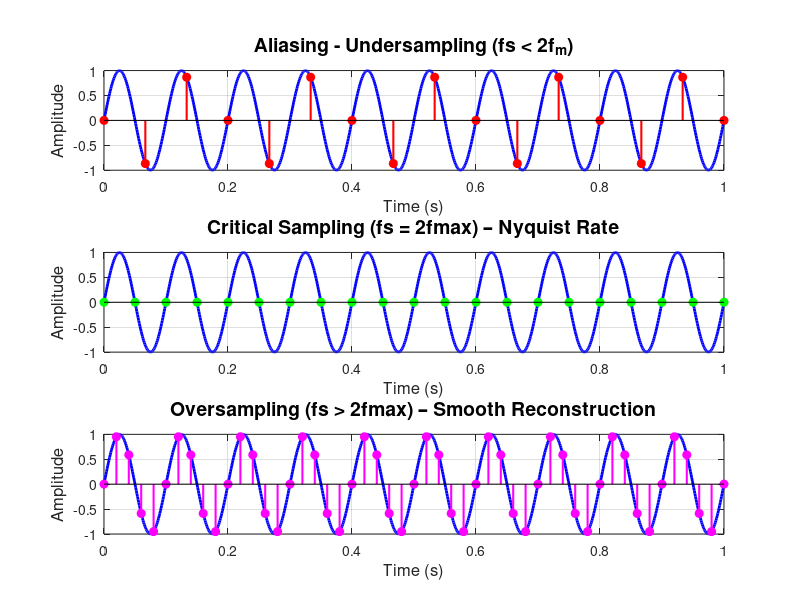

MATLAB code to generate this figure:
clc; clear; close all;

fm = 10; % Message signal frequency (Hz)
t = 0:0.001:1; % Continuous time
x = sin(2*pi*fm*t); % Message signal

% Sampling frequencies
fs1 = 15; % fs < 2fm (Undersampling)
fs2 = 20; % fs = 2fm (Nyquist Rate)
fs3 = 50; % fs > 2fm (Oversampling)

% Sampling time instances
n1 = 0:1/fs1:1;
n2 = 0:1/fs2:1;
n3 = 0:1/fs3:1;

x1 = sin(2*pi*fm*n1);
x2 = sin(2*pi*fm*n2);
x3 = sin(2*pi*fm*n3);

% Plotting
figure;
set(gcf, 'Position', [100, 100, 800, 600]); % Resize figure window

subplot(3,1,1);
plot(t, x, 'b', 'LineWidth', 2); hold on;
stem(n1, x1, 'ro', 'LineWidth', 1.5, 'MarkerFaceColor', 'r', 'MarkerSize', 6);
title('\bf{Aliasing - Undersampling (fs < 2f_m)}', 'FontSize', 14);
xlabel('Time (s)', 'FontSize', 12); ylabel('Amplitude', 'FontSize', 12);
grid on;

subplot(3,1,2);
plot(t, x, 'b', 'LineWidth', 2); hold on;
stem(n2, x2, 'go', 'LineWidth', 1.5, 'MarkerFaceColor', 'g', 'MarkerSize', 6);
title('\bf{Critical Sampling (fs = 2fmax) – Nyquist Rate}', 'FontSize', 14);
xlabel('Time (s)', 'FontSize', 12); ylabel('Amplitude', 'FontSize', 12);
grid on;

subplot(3,1,3);
plot(t, x, 'b', 'LineWidth', 2); hold on;
stem(n3, x3, 'mo', 'LineWidth', 1.5, 'MarkerFaceColor', 'm', 'MarkerSize', 6);
title('\bf{Oversampling (fs > 2fmax) – Smooth Reconstruction}', 'FontSize', 14);
xlabel('Time (s)', 'FontSize', 12); ylabel('Amplitude', 'FontSize', 12);
grid on;
